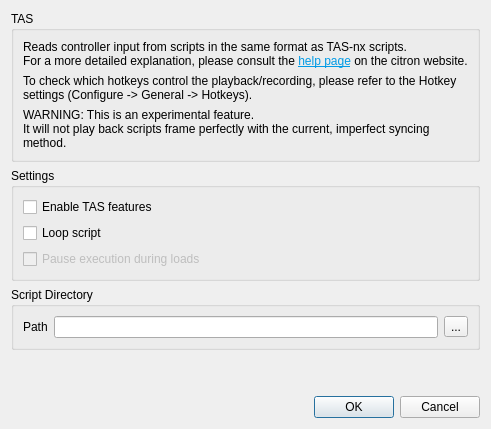
<?xml version="1.0" encoding="UTF-8"?>
<ui version="4.0">
 <class>ConfigureTas</class>
 <widget class="QDialog" name="ConfigureTas">
  <layout class="QVBoxLayout" name="verticalLayout_1">
   <item>
    <layout class="QHBoxLayout" name="horizontalLayout_1">
     <item>
      <widget class="QGroupBox" name="groupBox_1">
       <property name="title">
        <string>TAS</string>
       </property>
       <layout class="QGridLayout" name="gridLayout_1">
        <item row="0" column="0" colspan="4">
         <widget class="QLabel" name="label_1">
          <property name="text">
           <string>&lt;html&gt;&lt;head/&gt;&lt;body&gt;&lt;p&gt;Reads controller input from scripts in the same format as TAS-nx scripts.&lt;br/&gt;For a more detailed explanation, please consult the &lt;a href=&quot;https://citron-emu.org/help/feature/tas/&quot;&gt;&lt;span style=&quot; text-decoration: underline; color:#039be5;&quot;&gt;help page&lt;/span&gt;&lt;/a&gt; on the citron website.&lt;/p&gt;&lt;/body&gt;&lt;/html&gt;</string>
          </property>
          <property name="openExternalLinks">
           <bool>true</bool>
          </property>
         </widget>
        </item>
        <item row="1" column="0" colspan="4">
         <widget class="QLabel" name="label_2">
          <property name="text">
           <string>To check which hotkeys control the playback/recording, please refer to the Hotkey settings (Configure -&gt; General -&gt; Hotkeys).</string>
          </property>
          <property name="wordWrap">
           <bool>true</bool>
          </property>
         </widget>
        </item>
        <item row="2" column="0" colspan="4">
         <widget class="QLabel" name="label_3">
          <property name="text">
           <string>WARNING: This is an experimental feature.&lt;br/&gt;It will not play back scripts frame perfectly with the current, imperfect syncing method.</string>
          </property>
          <property name="wordWrap">
           <bool>true</bool>
          </property>
         </widget>
        </item>
       </layout>
      </widget>
     </item>
    </layout>
   </item>
   <item>
    <layout class="QHBoxLayout" name="horizontalLayout_2">
     <item>
      <widget class="QGroupBox" name="groupBox_2">
       <property name="title">
        <string>Settings</string>
       </property>
       <layout class="QGridLayout" name="gridLayout_2">
        <item row="0" column="0" colspan="4">
         <widget class="QCheckBox" name="tas_enable">
          <property name="text">
           <string>Enable TAS features</string>
          </property>
         </widget>
        </item>
        <item row="1" column="0" colspan="4">
         <widget class="QCheckBox" name="tas_loop_script">
          <property name="text">
           <string>Loop script</string>
          </property>
         </widget>
        </item>
        <item row="2" column="0" colspan="4">
         <widget class="QCheckBox" name="tas_pause_on_load">
          <property name="enabled">
           <bool>false</bool>
          </property>
          <property name="text">
           <string>Pause execution during loads</string>
          </property>
         </widget>
        </item>
       </layout>
      </widget>
     </item>
    </layout>
   </item>
   <item>
    <layout class="QHBoxLayout" name="horizontalLayout_3">
     <item>
      <widget class="QGroupBox" name="groupBox_3">
       <property name="title">
        <string>Script Directory</string>
       </property>
       <layout class="QGridLayout" name="gridLayout_3">
        <item row="0" column="0">
         <widget class="QLabel" name="label_4">
          <property name="text">
           <string>Path</string>
          </property>
         </widget>
        </item>
        <item row="0" column="3">
         <widget class="QToolButton" name="tas_path_button">
          <property name="text">
           <string>...</string>
          </property>
         </widget>
        </item>
        <item row="0" column="2">
         <widget class="QLineEdit" name="tas_path_edit"/>
        </item>
       </layout>
      </widget>
     </item>
    </layout>
   </item>
   <item>
    <spacer name="verticalSpacer">
     <property name="orientation">
      <enum>Qt::Vertical</enum>
     </property>
     <property name="sizeHint" stdset="0">
      <size>
       <width>20</width>
       <height>40</height>
      </size>
     </property>
    </spacer>
   </item>
   <item>
    <widget class="QDialogButtonBox" name="buttonBox">
     <property name="sizePolicy">
      <sizepolicy hsizetype="Preferred" vsizetype="Preferred">
       <horstretch>0</horstretch>
       <verstretch>0</verstretch>
      </sizepolicy>
     </property>
     <property name="orientation">
      <enum>Qt::Horizontal</enum>
     </property>
     <property name="standardButtons">
      <set>QDialogButtonBox::Cancel|QDialogButtonBox::Ok</set>
     </property>
    </widget>
   </item>
  </layout>
 </widget>
 <resources/>
 <connections>
  <connection>
   <sender>buttonBox</sender>
   <signal>accepted()</signal>
   <receiver>ConfigureTas</receiver>
   <slot>accept()</slot>
   <hints>
    <hint type="sourcelabel">
     <x>20</x>
     <y>20</y>
    </hint>
    <hint type="destinationlabel">
     <x>20</x>
     <y>20</y>
    </hint>
   </hints>
  </connection>
  <connection>
   <sender>buttonBox</sender>
   <signal>rejected()</signal>
   <receiver>ConfigureTas</receiver>
   <slot>reject()</slot>
   <hints>
    <hint type="sourcelabel">
     <x>20</x>
     <y>20</y>
    </hint>
    <hint type="destinationlabel">
     <x>20</x>
     <y>20</y>
    </hint>
   </hints>
  </connection>
 </connections>
</ui>
